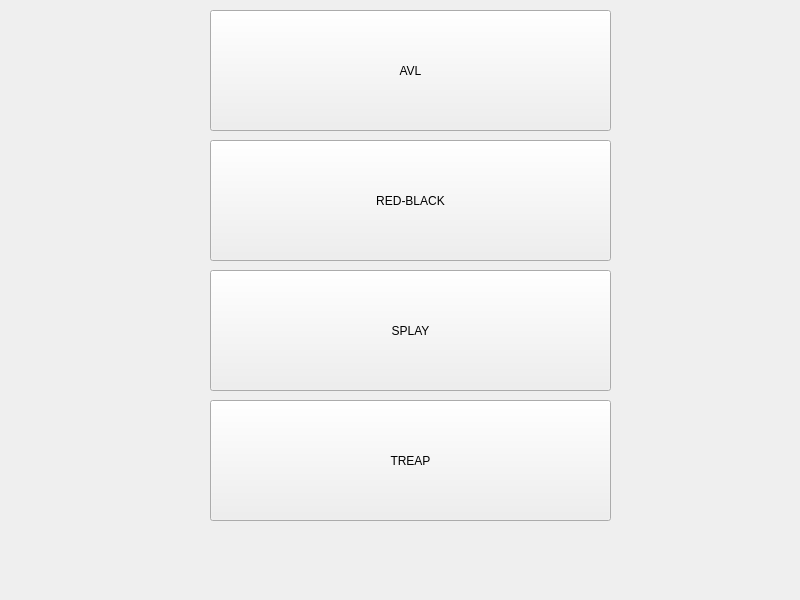
<?xml version="1.0" encoding="UTF-8"?>
<ui version="4.0">
 <class>MainWindow</class>
 <widget class="QMainWindow" name="MainWindow">
  <property name="geometry">
   <rect>
    <x>0</x>
    <y>0</y>
    <width>800</width>
    <height>600</height>
   </rect>
  </property>
  <property name="windowTitle">
   <string>MainWindow</string>
  </property>
  <widget class="QWidget" name="centralwidget">
   <widget class="QPushButton" name="pushButton">
    <property name="geometry">
     <rect>
      <x>210</x>
      <y>10</y>
      <width>401</width>
      <height>121</height>
     </rect>
    </property>
    <property name="text">
     <string>AVL</string>
    </property>
   </widget>
   <widget class="QPushButton" name="pushButton_2">
    <property name="geometry">
     <rect>
      <x>210</x>
      <y>140</y>
      <width>401</width>
      <height>121</height>
     </rect>
    </property>
    <property name="text">
     <string>RED-BLACK</string>
    </property>
   </widget>
   <widget class="QPushButton" name="pushButton_3">
    <property name="geometry">
     <rect>
      <x>210</x>
      <y>270</y>
      <width>401</width>
      <height>121</height>
     </rect>
    </property>
    <property name="text">
     <string>SPLAY</string>
    </property>
   </widget>
   <widget class="QPushButton" name="pushButton_4">
    <property name="geometry">
     <rect>
      <x>210</x>
      <y>400</y>
      <width>401</width>
      <height>121</height>
     </rect>
    </property>
    <property name="text">
     <string>TREAP</string>
    </property>
   </widget>
  </widget>
 </widget>
 <resources/>
 <connections/>
</ui>
